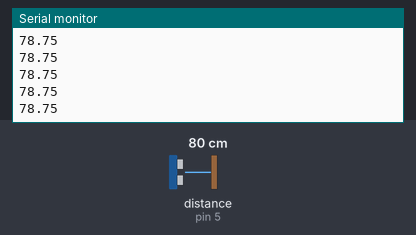
This sketch was run on a simulated Arduino Uno, built with avr-gcc and run on an emulated ATmega328P. Shown: the last lines printed to the serial monitor. Wiring (inferred from the names in the program): ultrasonic range finder: trigger pin 4; echo pin 5. The inputs (shaded band) are chosen by the test bench; at power-on: distance to the obstacle (sensor on pin 5) 80 cm. The echo pulse lasts 58.3 µs per cm.

Above: at 1.2 s.
1.3 s: distance to the obstacle (sensor on pin 5) set to 2 cm
At 1.38 s:
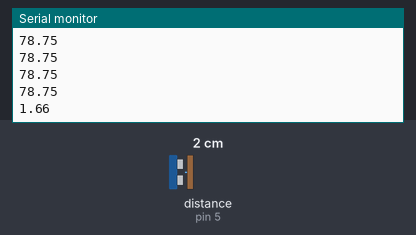
2.8 s: distance to the obstacle (sensor on pin 5) set to 4 cm
At 2.89 s:
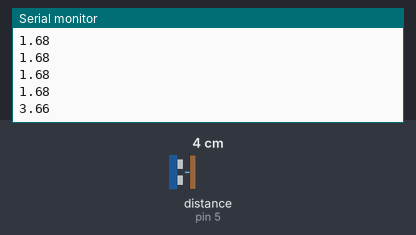
Timing chart, 0 to 5.8 s (numbered marks = the images above; inputs shaded):
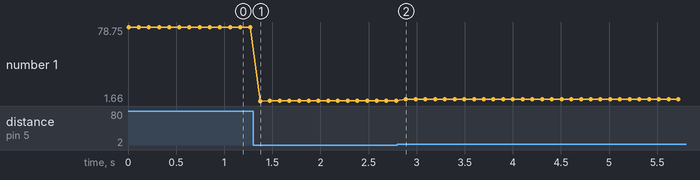

The sketch:

Single_HC-SR04.ino
```cpp
#define TrigPin 4  //接腳
#define EchoPin 5

double Trigger(){
  digitalWrite(TrigPin,LOW);
  delayMicroseconds(5);
  digitalWrite(TrigPin, HIGH);
  delayMicroseconds(10);
  digitalWrite(TrigPin,LOW);
  return pulseIn(EchoPin,HIGH);
}


void setup() {
    // put your setup code here, to run once:
    pinMode(TrigPin,OUTPUT);
    pinMode(EchoPin,INPUT);
    Serial.begin(9600);
}
void loop() {
    Serial.println(Trigger()/59.0);
    delay(100);
}
```

Measured:
- after the input at 1.3 s, the serial monitor: prints a new line after 0.07 s (image 1)
- after the input at 2.8 s, the serial monitor: prints a new line after 0.09 s (image 2)
- plotted number 1: 78.75 → 1.68 after the input at 1.3 s, 1.68 → 3.66 after the input at 2.8 s
